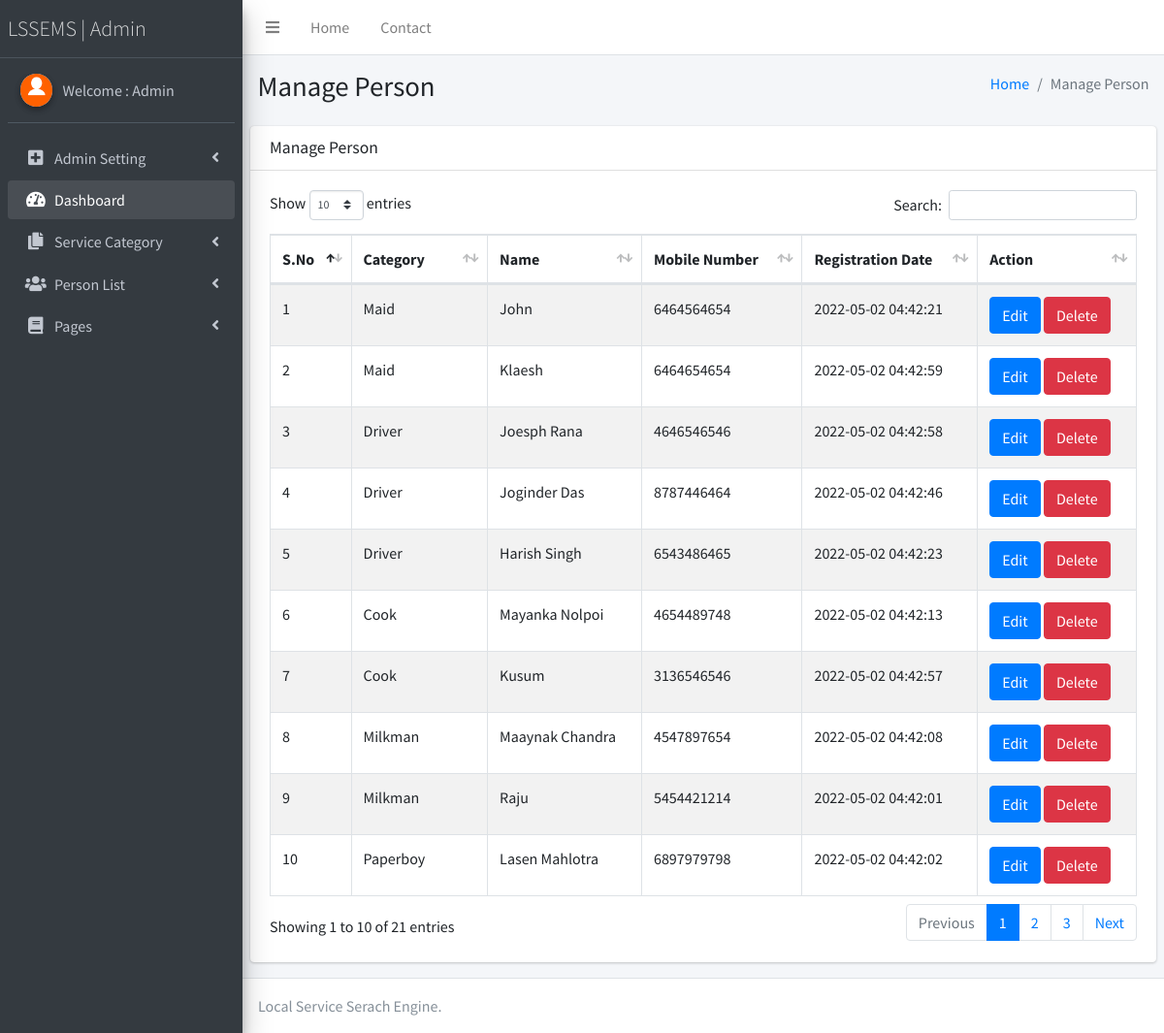
Screenshot of /Handyman/admin/manage-person.php (signed in) with the database file from the repository.
### tables this page shows
CREATE TABLE `tblperson` (
  `ID` int(10) NOT NULL,
  `Category` varchar(200) DEFAULT NULL,
  `Name` varchar(200) DEFAULT NULL,
  `Picture` varchar(200) DEFAULT NULL,
  `MobileNumber` bigint(10) DEFAULT NULL,
  `Address` mediumtext DEFAULT NULL,
  `City` varchar(200) NOT NULL,
  `RegDate` timestamp NULL DEFAULT current_timestamp()
);

### Handyman/admin/manage-person.php (the view, shortened to what this page needs)
<?php
if (strlen($_SESSION['lssemsaid']==0)) {
  header('location:logout.php');
  } else{
  ?>
<!DOCTYPE html>
<html>
<head>
  <link rel="stylesheet" href="plugins/fontawesome-free/css/all.min.css">
  <link rel="stylesheet" href="https://code.ionicframework.com/ionicons/2.0.1/css/ionicons.min.css">
  <link rel="stylesheet" href="plugins/datatables-bs4/css/dataTables.bootstrap4.css">
  <link rel="stylesheet" href="dist/css/adminlte.min.css">
</head>
<body class="hold-transition sidebar-mini">
<div class="wrapper">
  <?php include_once('includes/header.php');?>
<?php include_once('includes/sidebar.php');?>
  <div class="content-wrapper">
    <section class="content-header">
      <div class="container-fluid">
        <div class="row mb-2">
          <div class="col-sm-6">
            <h1>Manage Person</h1>
          </div>
          <div class="col-sm-6">
            <ol class="breadcrumb float-sm-right">
              <li class="breadcrumb-item"><a href="dashboard.php">Home</a></li>
              <li class="breadcrumb-item active">Manage Person</li>
            </ol>
          </div>
        </div>
      </div>
    </section>
    <section class="content">
      <div class="row">
        <div class="col-12">
          <div class="card">
            <div class="card-header">
              <h3 class="card-title">Manage Person</h3>
            </div>
            <div class="card-body">
              <table id="example1" class="table table-bordered table-striped">
                <thead>
                <tr>
                  <th>S.No</th>
                  <th>Category</th>
                  <th>Name</th>
                  <th>Mobile Number</th>
                  <th>Registration Date</th>
                  <th>Action</th>
                </tr>
                </thead>
                 <?php
$sql="SELECT * from tblperson";
$query = $dbh -> prepare($sql);
$query->execute();
$results=$query->fetchAll(PDO::FETCH_OBJ);
$cnt=1;
if($query->rowCount() > 0)
{
foreach($results as $row)
{               ?>
                <tr>
                  <td><?php echo htmlentities($cnt);?></td>
                  <td><?php  echo htmlentities($row->Category);?></td>
                  <td><?php  echo htmlentities($row->Name);?></td>
                  <td><?php  echo htmlentities($row->MobileNumber);?></td>
                  <td><?php  echo htmlentities($row->RegDate);?></td>
                  <td> <a href="edit-person-detail.php?editid=<?php echo htmlentities ($row->ID);?>" class="btn btn-primary">Edit</a>
     <a href="manage-person.php?id=<?php echo $row->ID;?>&del=delete" onClick="return confirm('Are you sure you want to delete?')" class="btn btn-danger">Delete</a>
                  </td>
                </tr>
                <?php $cnt=$cnt+1;}} ?>
              </table>
            </div>
          </div>
        </div>
      </div>
    </section>
  </div>
 <?php include_once('includes/footer.php');?>
</div>
</body>
</html>
<?php }  ?>

### Handyman/admin/includes/sidebar.php (shortened to what this page needs)
  <aside class="main-sidebar sidebar-dark-primary elevation-4">
    <a href="dashboard.php" class="brand-link" style="font-weight:bold; font-size:22px;">
      <span class="brand-text font-weight-light">LSSEMS | Admin</span>
    </a>
    <div class="sidebar">
      <div class="user-panel mt-3 pb-3 mb-3 d-flex">
        <div class="image">
          <img src="dist/img/download.png" class="img-circle elevation-2" alt="User Image">
        </div>
        <div class="info">
<?php
$aid=$_SESSION['lssemsaid'];
$sql="SELECT AdminName from  tbladmin where ID=:aid";
$query = $dbh -> prepare($sql);
$query->bindParam(':aid',$aid,PDO::PARAM_STR);
$query->execute();
$results=$query->fetchAll(PDO::FETCH_OBJ);
$cnt=1;
if($query->rowCount() > 0)
{
foreach($results as $row)
{               ?>
          <a href="admin-profile.php" class="d-block">Welcome : <?php  echo $row->AdminName;?></a>
          <?php $cnt=$cnt+1;}} ?>
        </div>
      </div>
      <nav class="mt-2">
        <ul class="nav nav-pills nav-sidebar flex-column" data-widget="treeview" role="menu" data-accordion="false">
            <li class="nav-item has-treeview">
            <a href="#" class="nav-link">
              <i class="nav-icon fas fa-plus-square"></i>
              <p>
                Admin Setting
                <i class="fas fa-angle-left right"></i>
              </p>
            </a>
          </li>
          <li class="nav-item has-treeview menu-open">
            <a href="dashboard.php" class="nav-link">
              <i class="nav-icon fas fa-tachometer-alt"></i>
              <p>
                Dashboard
               </p>
            </a>
          </li>
          <li class="nav-item has-treeview">
            <a href="#" class="nav-link">
              <i class="nav-icon fas fa-copy"></i>
              <p>
                Service Category
                <i class="fas fa-angle-left right"></i>
              </p>
            </a>
          </li>
          <li class="nav-item has-treeview">
            <a href="#" class="nav-link">
              <i class="nav-icon fas fa-users"></i>
              <p>
                Person List
                <i class="right fas fa-angle-left"></i>
              </p>
            </a>
          </li>
          <li class="nav-item has-treeview">
            <a href="#" class="nav-link">
              <i class="nav-icon fas fa-book"></i>
              <p>
                Pages
                <i class="fas fa-angle-left right"></i>
              </p>
            </a>
          </li>
        </ul>
      </nav>
    </div>
  </aside>

### rows the page displays
tblperson: Category "Maid", Name "John", MobileNumber "6464564654", RegDate "2022-05-02 04:42:21"
tblperson: Category "Maid", Name "Klaesh", MobileNumber "6464654654", RegDate "2022-05-02 04:42:59"
tblperson: Category "Driver", Name "Joesph Rana", MobileNumber "4646546546", RegDate "2022-05-02 04:42:58"
tblperson: Category "Driver", Name "Joginder Das", MobileNumber "8787446464", RegDate "2022-05-02 04:42:46"
tblperson: Category "Driver", Name "Harish Singh", MobileNumber "6543486465", RegDate "2022-05-02 04:42:23"
tblperson: Category "Cook", Name "Mayanka Nolpoi", MobileNumber "4654489748", RegDate "2022-05-02 04:42:13"
tblperson: Category "Cook", Name "Kusum", MobileNumber "3136546546", RegDate "2022-05-02 04:42:57"
tblperson: Category "Milkman", Name "Maaynak Chandra", MobileNumber "4547897654", RegDate "2022-05-02 04:42:08"
tblperson: Category "Milkman", Name "Raju", MobileNumber "5454421214", RegDate "2022-05-02 04:42:01"
tblperson: Category "Paperboy", Name "Lasen Mahlotra", MobileNumber "6897979798", RegDate "2022-05-02 04:42:02"

### other values shown
$row->AdminName "Admin"
